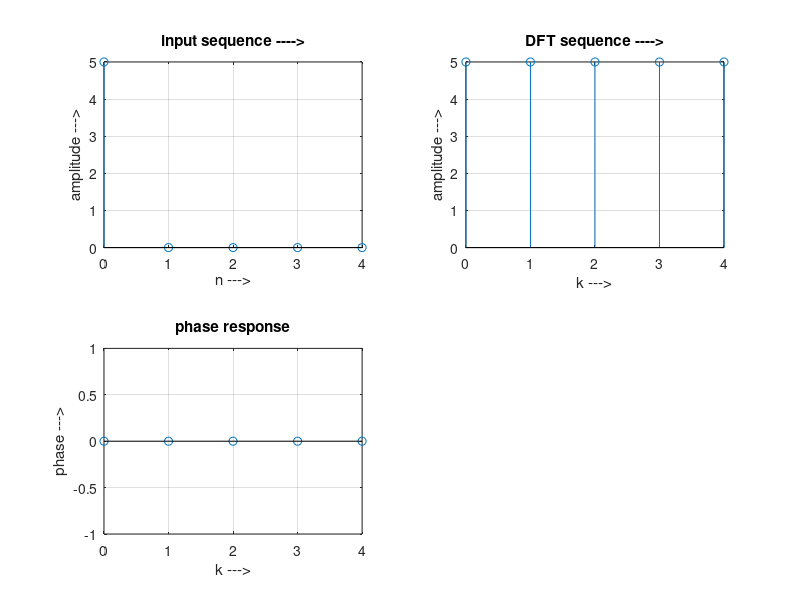

The MATLAB source for this figure:
clc
clear all
close all
N=input('number of dft points=');
xn=input('enter the sequence xn=');
ln=length(xn);
xn=[xn zeros(1,N-ln)];
xk=zeros(1,N);
ixk=zeros(1,N);
for k=0:N-1
for n=0:N-1
    xk(k+1)=xk(k+1)+(xn(n+1)*exp((-1i)*2*pi*k*n/N));
end 
end
t=0:N-1;
subplot(221);
stem(t,xn);
ylabel('amplitude --->');
xlabel('n --->');
title('input sequence ---->');
grid on;
magnitude=abs(xk);
disp('DFT sequence=');
disp(magnitude);
t=0:N-1;
subplot(222);
stem(t,magnitude);
ylabel('amplitude --->');
xlabel('k --->');
title('DFT sequence ---->');
grid on;
phase=angle(xk);
disp('phase=');
disp(phase);
t=0:N-1;
subplot(223);
stem(t,phase);
ylabel('phase --->');
xlabel('k --->');
title('phase response');4

grid on;
